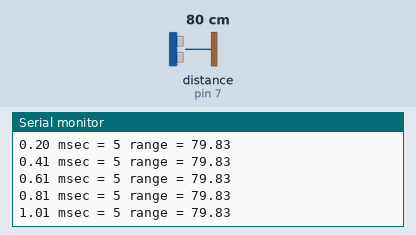
This sketch was run on a simulated Arduino Uno, built with avr-gcc and run on an emulated ATmega328P. Parts: the last lines printed to the serial monitor. Wiring (inferred from the names in the program): ultrasonic range finder: trigger pin 6; echo pin 7. The inputs (shaded band) are chosen by the test bench; at power-on: distance to the obstacle (sensor on pin 7) 80 cm. The echo pulse lasts 58.3 µs per cm.

Above: at 1.2 s.
1.3 s: distance to the obstacle (sensor on pin 7) set to 2 cm
At 1.37 s:
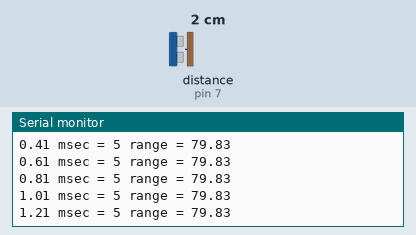
2.8 s: distance to the obstacle (sensor on pin 7) set to 4 cm
At 2.97 s:
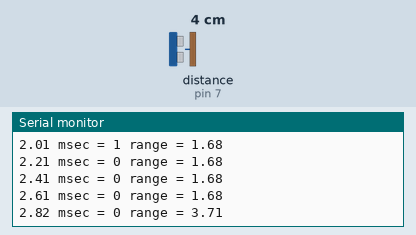
Timing chart, 0 to 5.8 s (numbered marks = the images above; inputs shaded):
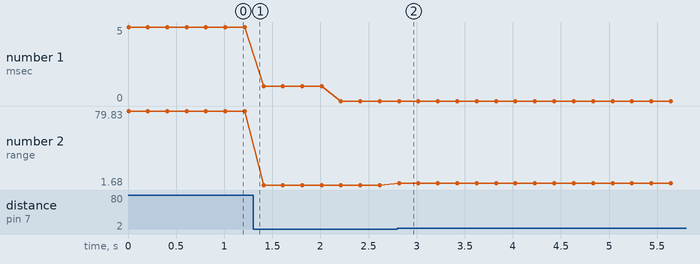

The sketch:

proximity_prototype.ino
```cpp
/*
 * File: proximity_prototype
 * Author: B Puc
 * Date: Oct 5, 2015
 *
 * Testing the HC-SR04 ultrasonic proximity sensor
 * https://docs.google.com/document/d/1Y-yZnNhMYy7rwhAgyL_pfa39RsB-x2qR4vP8saG73rE/edit
 */
#include <hcsr04.h>

//Digital IO channels
#define ECHO_SIG    7
#define TRIGGER     6
#define LED_RED     5
#define LED_YELLOW  4
#define LED_GREEN   3

#define DEBUG 1

unsigned long end_time;
unsigned long start_time;
unsigned long pulsewidth;

float range;

//Initialize the range sensor
hcsr04 range_sensor(TRIGGER, ECHO_SIG);

void setup() {
  // put your setup code here, to run once:
  if (DEBUG == 1) Serial.begin(57600);
}

void loop() {
  // Mark a timer to start loop
  start_time = millis();

  // query proximity sensor for current range
  range = range_sensor.getrange();

  // LED OUTPUT
  if (range < 50){
    digitalWrite(LED_RED, HIGH);
    digitalWrite(LED_YELLOW, LOW);
    digitalWrite(LED_GREEN, LOW);
  } else if (range < 200) {
    digitalWrite(LED_RED, LOW);
    digitalWrite(LED_YELLOW, HIGH);
    digitalWrite(LED_GREEN, LOW);
  } else {
    digitalWrite(LED_RED, LOW);
    digitalWrite(LED_YELLOW, LOW);
    digitalWrite(LED_GREEN, HIGH);
  }

  // Mark a time to stop loop
  end_time = millis();

  if (DEBUG == 1) {
    Serial.print(float(millis()/1000.0));  //System run time in seconds
    Serial.print(" msec = ");
    Serial.print(end_time-start_time);  //Loop time in milliseconds
    Serial.print(" range = ");          //Distance in centimeters
    Serial.print(range);
    Serial.println("");
  }

  // Minimum of 60 mS cycle time to eliminate pulsing into the echo signal
  // Empirically, infinite range takes 193-197 msec.  Enforce a constant 200msec loop time.
  delay(abs(200 - (end_time - start_time)));
}
```

Measured:
- after the input at 2.8 s, the serial monitor: prints a new line at once (image 2)
- plotted number 2: 79.83 → 1.68 after the input at 1.3 s, 1.68 → 3.68 after the input at 2.8 s
